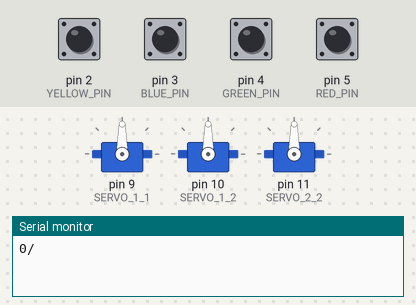
The sketch below on a simulated Arduino Uno, built with avr-gcc and run on an emulated ATmega328P. On the bench: 3 × servo, the last lines printed to the serial monitor. Inputs (shaded band) come from the test bench; at power-on: pin 2 (YELLOW_PIN), pin 3 (BLUE_PIN), pin 4 (GREEN_PIN), pin 5 (RED_PIN) HIGH. Random numbers use the default seed unless the sketch sets one.

Above: at 1.2 s.
1.3 s: pin 2 (YELLOW_PIN) pulled LOW for 0.15 s
3.8 s: pin 3 (BLUE_PIN) pulled LOW for 0.15 s
At 4.2 s:
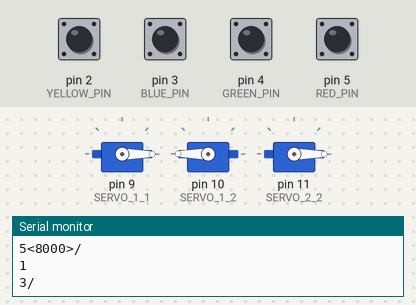
At 7.3 s:
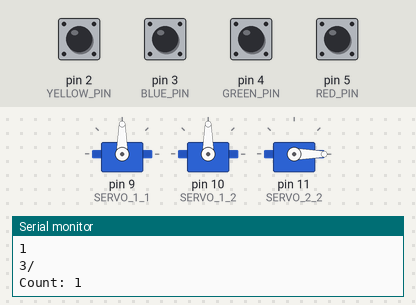
Timing chart, 0 to 8.8 s (numbered marks = the images above; inputs shaded):
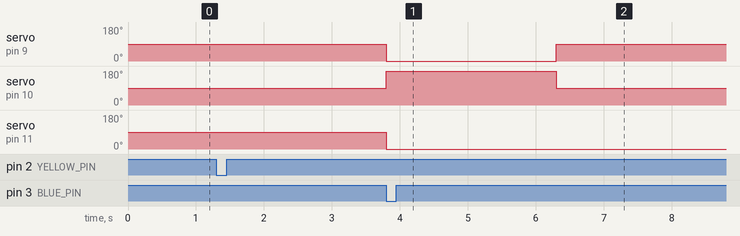

Measured:
- after the input at 3.8 s, servo on pin 9 (SERVO_1_1): 90° → 0° at once, → 90° 2.5 s later; servo on pin 10 (SERVO_1_2): 90° → 180° at once, → 90° 2.5 s later; servo on pin 11 (SERVO_2_2): 90° → 0° at once

The sketch:

Servo_Code.ino
```cpp
#include <Servo.h>

// -------------------- PIN DEFINITIONS --------------------
// Digital pin numbers for each button:
#define RED_PIN 5
#define BLUE_PIN 3
#define GREEN_PIN 4
#define YELLOW_PIN 2

// Servo pins
#define SERVO_1_1 9
#define SERVO_1_2 10
#define SERVO_2_2 11

// Reset pin:
#define RESET_PIN 2

// -------------------- PROTOCOL MESSAGES --------------------
#define BAUD_RATE 9600
#define INITIAL_VIDEO_DURATION 1
#define QUIZ_LENGTH 5

// Simple protocol strings for printing over Serial:
#define Main "0/"
#define Start "1/"
#define Question_Start "2<"
#define Question_End ">/"
#define Correct "3/"
#define Wrong "4/"
#define Duration_Start "5<"
#define Duration_End ">/"
#define End_Header "6<"
#define End_Return ">/"
#define Data_Header "7<"
#define Data_Separator "><"
#define Data_Return ">/"


#define LOOP_RATE 2 // Loop rate in ms

// -------------------- PTS CONTROLS --------------------
#define PTS_LOSS_RATE 0.995 // Rate at which points are lost for time
#define RESPONCE_DELAY 2000 // Delay after a response is given in ms

// -------------------- RESPONCE ASSOSIATIONS --------------------
#define BUTTON_PRESSED 0
#define BUTTON_NOT_PRESSED -1

#define CORRECT_THREASHOLD 0
#define INCORRECT_RESPONCE -1
#define NO_RESPONCE -2

#define MOTOR_SPEED 90

#define RESET_DELAY 4000


// -------------------- HELPER MACROS --------------------
// sgn function: returns -1, 0, or 1 based on sign of x
// Source: https://forum.arduino.cc/t/sgn-sign-signum-function-suggestions/602445
#define sgn(x) ((x) < 0 ? -1 : ((x) > 0 ? 1 : 0))

// -------------------- GLOBAL CONSTANTS --------------------
const int QUIZ_SIZE = 15;         // Maximum number of questions
const int NUMBER_OF_Q = 5;
const float MICROS_CONST = 1.0e6; // For time-based scoring (micros to seconds)

const int SERVO_1_1_DIR = -1; // Direction for servo 1
const int SERVO_1_2_DIR = 1; // Direction for servo 2
const int SERVO_2_2_DIR = -1; // Direction for servo 3

int DIRS[3] = {SERVO_1_1_DIR, SERVO_1_2_DIR, SERVO_2_2_DIR};

// Global time variable used for measuring intervals, etc.
long globalTime = 0;

// -------------------- ENUMS & TYPES --------------------
enum ButtonIdentifier
{
  RED = RED_PIN,
  BLUE = BLUE_PIN,
  GREEN = GREEN_PIN,
  YELLOW = YELLOW_PIN,
  INVALID = 255
};

// -------------------- QUESTION CLASS --------------------
class Question
{
public:
  int8_t questionNum; // ID number or index of the question
  ButtonIdentifier correctAnswer;
  long questionTime; // Allowed time (in microseconds, presumably)
  int ptsLost;       // Points lost if answered incorrectly
  long timeSpent;    // (Currently unused) tracks how long was spent

  // Default constructor
  Question()
      : questionNum(0), correctAnswer(RED), questionTime(0),
        ptsLost(0), timeSpent(0)
  {
  }

  // Overloaded constructor
  Question(int8_t questionNum, ButtonIdentifier correctAnswer,
           long questionTime, int ptsLost)
  {
    this->questionNum = questionNum;
    this->correctAnswer = correctAnswer;
    this->questionTime = questionTime;
    this->ptsLost = ptsLost;
    this->timeSpent = 0;
  }

  // Check if a given button press matches the correct answer
  bool isAnsRight(ButtonIdentifier ans)
  {
    return ans == correctAnswer;
  }

  // Update points based on time taken and question time
  // decreases points if time taken exceeds questionTime
  // uses reference to int to modify the points directly
  int updatePoints(long startTime, long currentTime, int pts)
  {
    if (currentTime - startTime > questionTime){
      return int(PTS_LOSS_RATE * pts);
    } else return pts;
  }

  // Print question number via Serial
  void askQuestion()
  {
    Serial.print(questionNum);
    Serial.print(";");
  }

  // Return 1 if correct, -1 if wrong
  int checkResponce(ButtonIdentifier ans)
  {
    if (ans == correctAnswer)
    {
      return 1;
    }
    return -1;
  }
};

// -------------------- SERVO TIME SERVICE --------------------
// For controlling servos instead of DC motors
// Utilizes the Servo library to control servo positions
class ServoTimeService
{
private:
  long motorTime; // Tracks net servo move
  Servo &servo1;
  Servo &servo2;
  Servo &servo2c;


public:
  ServoTimeService(Servo &s1, Servo &s2, Servo &s2c)
      : motorTime(0), servo1(s1), servo2(s2), servo2c(s2c)
  {}

  void extractData(){
    Serial.print(motorTime);
    Serial.print(Data_Separator);
  }

  // Very rough "servo movement" logic
  void moveMotor(long duration, int8_t dir, int servoDir[3])
  {
    //360 servos take speed as a parameter instead of angle, yet its being
    //called an angle due to the library
    int theta_1 = (dir * MOTOR_SPEED * servoDir[0]) + 90;
    int theta_2 = (dir * MOTOR_SPEED * servoDir[1])+ 90;
    int theta_3 = (dir * MOTOR_SPEED * servoDir[2])+ 90;

    servo1.write(theta_1);
    servo2.write(theta_2);
    servo2c.write(theta_3);

    if (dir != 0)
    {
      motorTime += (duration * dir);
    }
    delay(12.5 * duration);
    servo1.write(90);
    servo2.write(90);
  }

  void resetMotor(int servoDir[3])
  {
    int8_t dir = -1 * sgn(motorTime);
    int theta = (dir * MOTOR_SPEED) + 90;
    servo1.write(theta * servoDir[0]);
    servo2.write(theta * servoDir[1]);
    servo2c.write(theta * servoDir[2]);
    delay(12.5 * abs(motorTime));
    motorTime = 0;
    servo1.write(90);
    servo2.write(90);
  }
};

// -------------------- QUIZ SERVICE --------------------
// Manages random questions, answers, and consequences
class QuizService
{
private:
  int pts;
  Question questions[QUIZ_SIZE];
  long questionTime[QUIZ_SIZE];
  bool questionsAsked[QUIZ_SIZE];
  bool qInProcess;

  ServoTimeService &servoTimeService; // Reference to servo time service
  int count;
  int questionNum;

public:
  int qpts; // Another points variable
  int8_t latestQID;
  int dirs[3]; // Directions for servos (if using servos)
  long currentQuestionStartTime;
  long absInitTime;

  QuizService(Question qArray[QUIZ_SIZE], ServoTimeService &sts,
              int servoDirs[3])
      : servoTimeService(sts), qpts(1000), pts(0), questionNum(0),
        latestQID(-1), qInProcess(false), dirs{servoDirs[0], servoDirs[1], servoDirs[2]}, count(0), absInitTime(globalTime)
  {
    for (int i = 0; i < QUIZ_SIZE; i++)
    {
      questions[i] = qArray[i];
      questionsAsked[i] = false;
      questionTime[i] = 0;
    }
  }

  void extractData(){
    Serial.print(Data_Header);
    Serial.print(QUIZ_SIZE);
    Serial.print(Data_Separator);
    Serial.print(QUIZ_LENGTH);
    Serial.print(Data_Separator);

    Serial.print("|");
    //print out question data
    for (int i = 0; i < QUIZ_SIZE; i++)
    {
      Serial.print(questionsAsked[i]);
      Serial.print("|");
    }
    Serial.print("|");
    Serial.print(Data_Separator);

    //print out question time
    Serial.print("|");
    for (int i = 0; i < QUIZ_SIZE; i++)
    {
      Serial.print(questionTime[i]);
      Serial.print("|");
    }
    Serial.print("|");

    Serial.print(Data_Separator);

    //print out time taken
    long dt = globalTime - absInitTime;
    Serial.print(dt);
    Serial.print(Data_Separator);

    //print out qpts
    Serial.print(qpts);
    Serial.print(Data_Separator);

    //print out servo data
    servoTimeService.extractData();

    //print out data return
    Serial.println(Data_Return);
  }

  // Randomly pick a question that has not been asked
  void AskRandomQuestion()
  {
    int randId = random(0, QUIZ_SIZE);
    if (!questionsAsked[randId])
    {
      questionsAsked[randId] = true;
      qInProcess = true;
      latestQID = randId;
      currentQuestionStartTime = globalTime;
      pts = questions[randId].ptsLost;
    }
    else
    {
      // If that question was already asked, pick another
      AskRandomQuestion();
    }
  }

  // Check user’s response for the question ID:
  int checkResponce(int id, ButtonIdentifier ans)
  {
    return questions[id].checkResponce(ans);
  }

  // Update points based on the time taken to answer
  void updatePts(long startTime)
  {
    pts = questions[latestQID].updatePoints(startTime, globalTime, pts);

  }

  // Apply movement or scoring depending on correct/wrong
  bool applyConsequence(int response)
  {
    count++;
    int dir;
    if (response == 1)
    {
      dir = 1; // correct
      servoTimeService.moveMotor(pts, dir, dirs);

    }
    else
    {
      dir = -1; // incorrect
    }

    questionTime[latestQID] = globalTime - currentQuestionStartTime;

    qInProcess = false;
    // Move motor/servo for 'ptsLost' milliseconds


    Serial.print("Count: ");
    Serial.println(count);

    if (response == 1)
    {
      qpts += (pts * dir);
    } else
    {
      qpts -= 200;
    }
    // Adjust quiz scoring
    return (response == 1);
  }

  // Check if # of questions asked is greater
  bool isFinished()
  {
    return (count >= NUMBER_OF_Q);
  }

  // Reset entire game
  void resetGame()
  {
    servoTimeService.resetMotor(dirs);
    qpts = 1000;
    pts = 0;
    questionNum = 0;
    latestQID = -1;
    qInProcess = false;
    count = 0;

    // Mark all questions as unasked
    for (int i = 0; i < QUIZ_SIZE; i++)
    {
      questionsAsked[i] = false;
      questions[i].timeSpent = 0;
    }
  }

  // Return time limit for question with ID = id
  long duration(int8_t id)
  {
    return questions[id].questionTime;
  }

  // InProgress check
  bool isInProgress()
  {
    return qInProcess;
  }
};

// -------------------- BUTTON SERVICE --------------------
// Manages reading buttons from digital pins
class ButtonService {
private:
  bool buttons[4]; // Each element corresponds to a color button

  // Helper function to convert index -> enum
  ButtonIdentifier idToIdentifier(int8_t id ){
    switch (id)
    {
    case 0:
      return RED;
    case 1:
      return BLUE;
    case 2:
      return GREEN;
    case 3:
      return YELLOW;
    default:
      return INVALID;
    }
  }

public:
  ButtonService()
  {
    for (int i = 0; i < 4; i++)
    {
      buttons[i] = LOW;
    }
  }

  // Read the current state of each button
  void readButtons()
  {
    for (int i = 0; i < 4; i++)
    {
      ButtonIdentifier pinEnum = idToIdentifier(i);
      buttons[i] = !digitalRead(pinEnum);
    }
    /*
    int rand = random(0, 3000);
    if (rand > 2998){
      int otherRand = random(0, 3);
      buttons[otherRand] = HIGH;
    }
    */
  }

  // Reset stored button states
  void resetButtons()
  {
    for (int i = 0; i < 4; i++)
    {
      buttons[i] = LOW;
    }
  }

  // Return which button was pressed (if any)
  int8_t buttonPressed()
  {
    for (int i = 0; i < 4; i++)
    {
      if (buttons[i])
      {
        return idToIdentifier(i);
      }
    }
    return -1; // no button pressed
  }
};

// -------------------- GLOBAL INSTANTIATIONS --------------------
// Initialize button service
ButtonService buttonService;

// NOTE:
// A - RED
// B - GREEN
// C - BLUE
// D - yellow
//  Sample array of questions
Question qArray[QUIZ_SIZE] = {
    Question(1, GREEN, 8000, 200),  // B
    Question(2, RED, 8000, 200),    // A
    Question(3, BLUE, 8000, 200),   // C
    Question(4, GREEN, 8000, 200),  // B
    Question(5, YELLOW, 8000, 200), // D
    Question(6, GREEN, 8000, 200),  // B
    Question(7, RED, 8000, 200),    // A
    Question(8, GREEN, 8000, 200),  // B
    Question(9, YELLOW, 8000, 200), // D
    Question(10, GREEN, 8000, 200), // B
    Question(11, BLUE, 8000, 200),  // C
    Question(12, RED, 8000, 200),   // A
    Question(13, RED, 8000, 200),   // A
    Question(14, GREEN, 8000, 200), // B
    Question(15, BLUE, 8000, 200)   // C
};

bool quizBegan = false;
bool quizReset = false;

Servo servo_1_1;
Servo servo_1_2;
Servo servo_2_2;

ServoTimeService servoTimeService(servo_1_1, servo_1_2, servo_2_2);

QuizService quizService(qArray, servoTimeService, DIRS);

static void resetGame(){
  quizReset = true;
}

void setup() {
  Serial.begin(BAUD_RATE);

  // Attach servo objects to servo pins
  servo_1_1.attach(SERVO_1_1);
  servo_1_2.attach(SERVO_1_2);
  servo_2_2.attach(SERVO_2_2);

  digitalWrite(RED_PIN, HIGH);
  digitalWrite(BLUE_PIN, HIGH);
  digitalWrite(GREEN_PIN, HIGH);
  digitalWrite(YELLOW_PIN, HIGH);

  // Set pin modes for button inputs (internal pull-up)
  pinMode(RED_PIN, INPUT_PULLUP);
  pinMode(BLUE_PIN, INPUT_PULLUP);
  pinMode(GREEN_PIN, INPUT_PULLUP);
  pinMode(YELLOW_PIN, INPUT_PULLUP);

  // attach interrupt to reset pin
  pinMode(RESET_PIN, INPUT_PULLUP);
  //attachInterrupt(digitalPinToInterrupt(RESET_PIN), []()
                  //{resetGame();}, FALLING);

  quizBegan = false; // Initialize quiz state

  Serial.println(Main);
}

// Track which button and response are pressed
int8_t buttonPressedVar = BUTTON_NOT_PRESSED;
int8_t currentResponse = NO_RESPONCE;

void loop() {
  if (!quizBegan)
  {
    randomSeed(millis());
    buttonService.readButtons();
    buttonPressedVar = buttonService.buttonPressed();
    if (buttonPressedVar != BUTTON_NOT_PRESSED)
    {
      quizBegan = true;
      Serial.println(Start);
      delay(INITIAL_VIDEO_DURATION);
      delay(1000);
    }
  }
  else
  {
    // Record time for potential scoring or timing
    globalTime = millis();

    // If a question is currently active:
    if (quizService.isInProgress()) {
      if (quizService.isFinished()) {
      Serial.print(End_Header);
      Serial.print(quizService.qpts);
      Serial.println(End_Return);
      quizReset = false;
      quizBegan = false;
      quizService.extractData();

      // Reset so we can play again
      quizService.resetGame();
      buttonService.resetButtons();

      delay(RESET_DELAY);
      return;
    }
      // Read input from user
      buttonService.readButtons();
      buttonPressedVar = buttonService.buttonPressed();

      if (buttonPressedVar != BUTTON_NOT_PRESSED)
      {
        // Check correctness of that response
        currentResponse = quizService.checkResponce(quizService.latestQID, (ButtonIdentifier)buttonPressedVar);
        Serial.println(currentResponse);
      }
      // If correct
      if (currentResponse > CORRECT_THREASHOLD)
      {
        Serial.println(Correct);
        quizService.applyConsequence(currentResponse);
        currentResponse = NO_RESPONCE;
        delay(RESPONCE_DELAY);
      }
      // If wrong
      else if (currentResponse == INCORRECT_RESPONCE)
      {

        Serial.println(Wrong);
        quizService.applyConsequence(currentResponse);
        currentResponse = NO_RESPONCE;
        delay(RESPONCE_DELAY);
      }
      else
      {
        // If no button pressed, update current question time
        quizService.updatePts(quizService.currentQuestionStartTime);
      }
    }
    else
    {
      // Pick a random new question
      quizService.AskRandomQuestion();

      // Print the question ID and time limit
      Serial.print(Question_Start);
      Serial.print(quizService.latestQID);
      Serial.println(Question_End);

      Serial.print(Duration_Start);
      Serial.print(quizService.duration(quizService.latestQID));
      Serial.println(Duration_End);
    }

    // Check if the quiz is finished
  }

  delay(LOOP_RATE); // minimal delay
}
```
